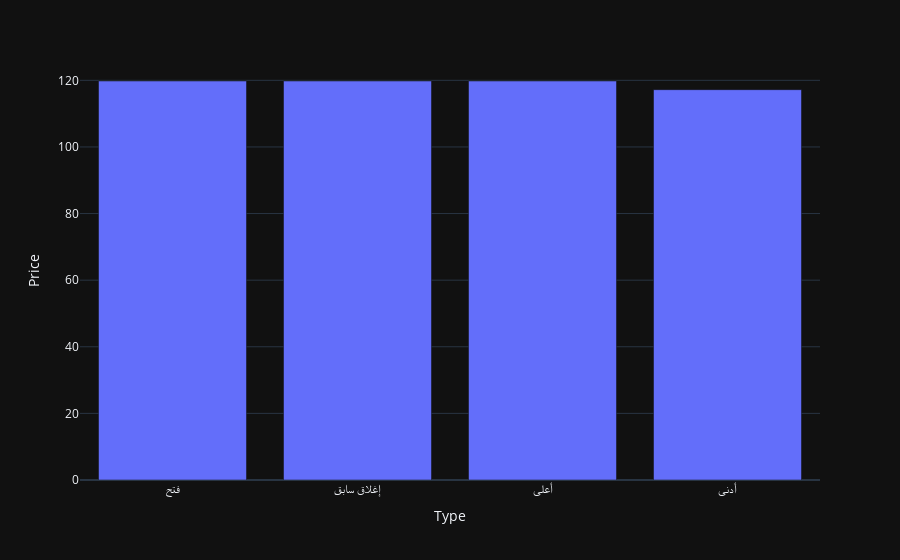

Source (notebook cell):
### Markdown cell above
### Print current date and time

### Code cell
print("وقت التحديث")
print(datetime.now())
print("Python script is updated daily at 10 AM, an hour after the trading hours")

### Figure 1 — Plotly figure (JSON) as saved in the notebook; plotly's stock layout.template omitted (floating-point values rounded to 4 significant figures)
{"data": [{"alignmentgroup": "True", "hovertemplate": "Type=%{x}<br>Price=%{y}<extra></extra>", "legendgroup": "", "marker": {"color": "#636efa"}, "name": "", "offsetgroup": "", "orientation": "v", "showlegend": false, "textposition": "auto", "type": "bar", "x": ["فتح", "إغلاق سابق", "أعلى", "أدنى"], "xaxis": "x", "y": [119.8, 119.8, 119.8, 117.2], "yaxis": "y"}], "layout": {"barmode": "relative", "legend": {"tracegroupgap": 0}, "margin": {"t": 60}, "xaxis": {"anchor": "y", "domain": [0, 1], "title": {"text": "Type"}}, "yaxis": {"anchor": "x", "domain": [0, 1], "title": {"text": "Price"}}}}
